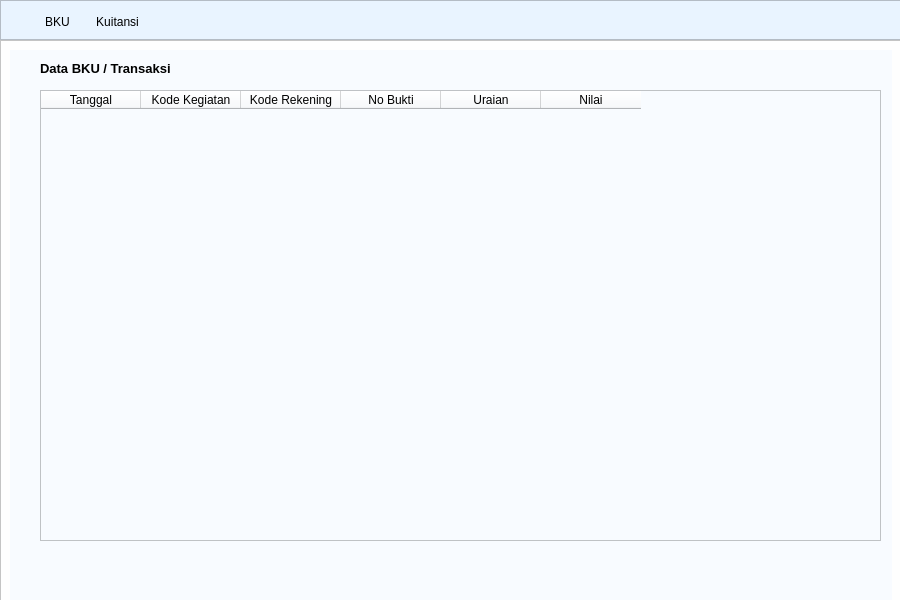
<?xml version="1.0" encoding="UTF-8"?>
<ui version="4.0">
 <class>MainWindow</class>
 <widget class="QMainWindow" name="MainWindow">
  <property name="geometry">
   <rect>
    <x>0</x>
    <y>0</y>
    <width>900</width>
    <height>600</height>
   </rect>
  </property>
  <property name="minimumSize">
   <size>
    <width>900</width>
    <height>600</height>
   </size>
  </property>
  <property name="windowTitle">
   <string>MainWindow</string>
  </property>
  <property name="autoFillBackground">
   <bool>false</bool>
  </property>
  <property name="styleSheet">
   <string notr="true"/>
  </property>
  <widget class="QWidget" name="centralwidget">
   <widget class="QWidget" name="layoutWidget">
    <property name="geometry">
     <rect>
      <x>0</x>
      <y>0</y>
      <width>902</width>
      <height>702</height>
     </rect>
    </property>
    <layout class="QVBoxLayout" name="verticalLayout">
     <property name="spacing">
      <number>0</number>
     </property>
     <property name="sizeConstraint">
      <enum>QLayout::SetMinAndMaxSize</enum>
     </property>
     <item>
      <widget class="QFrame" name="menu">
       <property name="minimumSize">
        <size>
         <width>900</width>
         <height>40</height>
        </size>
       </property>
       <property name="styleSheet">
        <string notr="true">background-color: rgb(233, 244, 255);</string>
       </property>
       <property name="frameShape">
        <enum>QFrame::StyledPanel</enum>
       </property>
       <property name="frameShadow">
        <enum>QFrame::Raised</enum>
       </property>
       <widget class="QPushButton" name="btn_bku">
        <property name="geometry">
         <rect>
          <x>20</x>
          <y>10</y>
          <width>75</width>
          <height>23</height>
         </rect>
        </property>
        <property name="text">
         <string>BKU</string>
        </property>
        <property name="icon">
         <iconset>
          <normaloff>resources/financial-database.png</normaloff>resources/financial-database.png</iconset>
        </property>
        <property name="flat">
         <bool>true</bool>
        </property>
       </widget>
       <widget class="QPushButton" name="btn_kuitansi">
        <property name="geometry">
         <rect>
          <x>80</x>
          <y>10</y>
          <width>75</width>
          <height>23</height>
         </rect>
        </property>
        <property name="text">
         <string>Kuitansi</string>
        </property>
        <property name="icon">
         <iconset>
          <normaloff>../belajar/ledger.png</normaloff>../belajar/ledger.png</iconset>
        </property>
        <property name="flat">
         <bool>true</bool>
        </property>
       </widget>
      </widget>
     </item>
     <item>
      <widget class="QFrame" name="utama">
       <property name="minimumSize">
        <size>
         <width>900</width>
         <height>660</height>
        </size>
       </property>
       <property name="styleSheet">
        <string notr="true">background-color: rgb(254, 254, 254);</string>
       </property>
       <property name="frameShape">
        <enum>QFrame::StyledPanel</enum>
       </property>
       <property name="frameShadow">
        <enum>QFrame::Raised</enum>
       </property>
       <layout class="QVBoxLayout" name="verticalLayout_2">
        <item>
         <widget class="QStackedWidget" name="stackedWidget">
          <property name="currentIndex">
           <number>0</number>
          </property>
          <widget class="QWidget" name="page_bku">
           <property name="styleSheet">
            <string notr="true">background-color: rgb(248, 251, 255);</string>
           </property>
           <widget class="QLabel" name="label_bku">
            <property name="geometry">
             <rect>
              <x>30</x>
              <y>10</y>
              <width>171</width>
              <height>16</height>
             </rect>
            </property>
            <property name="font">
             <font>
              <pointsize>10</pointsize>
              <weight>75</weight>
              <bold>true</bold>
             </font>
            </property>
            <property name="text">
             <string>Data BKU / Transaksi</string>
            </property>
           </widget>
           <widget class="QTableWidget" name="tableWidget">
            <property name="geometry">
             <rect>
              <x>30</x>
              <y>40</y>
              <width>841</width>
              <height>451</height>
             </rect>
            </property>
            <column>
             <property name="text">
              <string>Tanggal</string>
             </property>
            </column>
            <column>
             <property name="text">
              <string>Kode Kegiatan</string>
             </property>
            </column>
            <column>
             <property name="text">
              <string>Kode Rekening</string>
             </property>
            </column>
            <column>
             <property name="text">
              <string>No Bukti</string>
             </property>
            </column>
            <column>
             <property name="text">
              <string>Uraian</string>
             </property>
            </column>
            <column>
             <property name="text">
              <string>Nilai</string>
             </property>
            </column>
           </widget>
          </widget>
          <widget class="QWidget" name="page_kuitansi">
           <widget class="QLabel" name="label">
            <property name="geometry">
             <rect>
              <x>30</x>
              <y>10</y>
              <width>101</width>
              <height>16</height>
             </rect>
            </property>
            <property name="font">
             <font>
              <pointsize>10</pointsize>
              <weight>75</weight>
              <bold>true</bold>
             </font>
            </property>
            <property name="text">
             <string>Kuitansi</string>
            </property>
           </widget>
          </widget>
         </widget>
        </item>
       </layout>
      </widget>
     </item>
    </layout>
   </widget>
  </widget>
  <action name="actionAmbil_File_BKU">
   <property name="text">
    <string>Ambil File BKU</string>
   </property>
  </action>
 </widget>
 <resources/>
 <connections/>
</ui>
